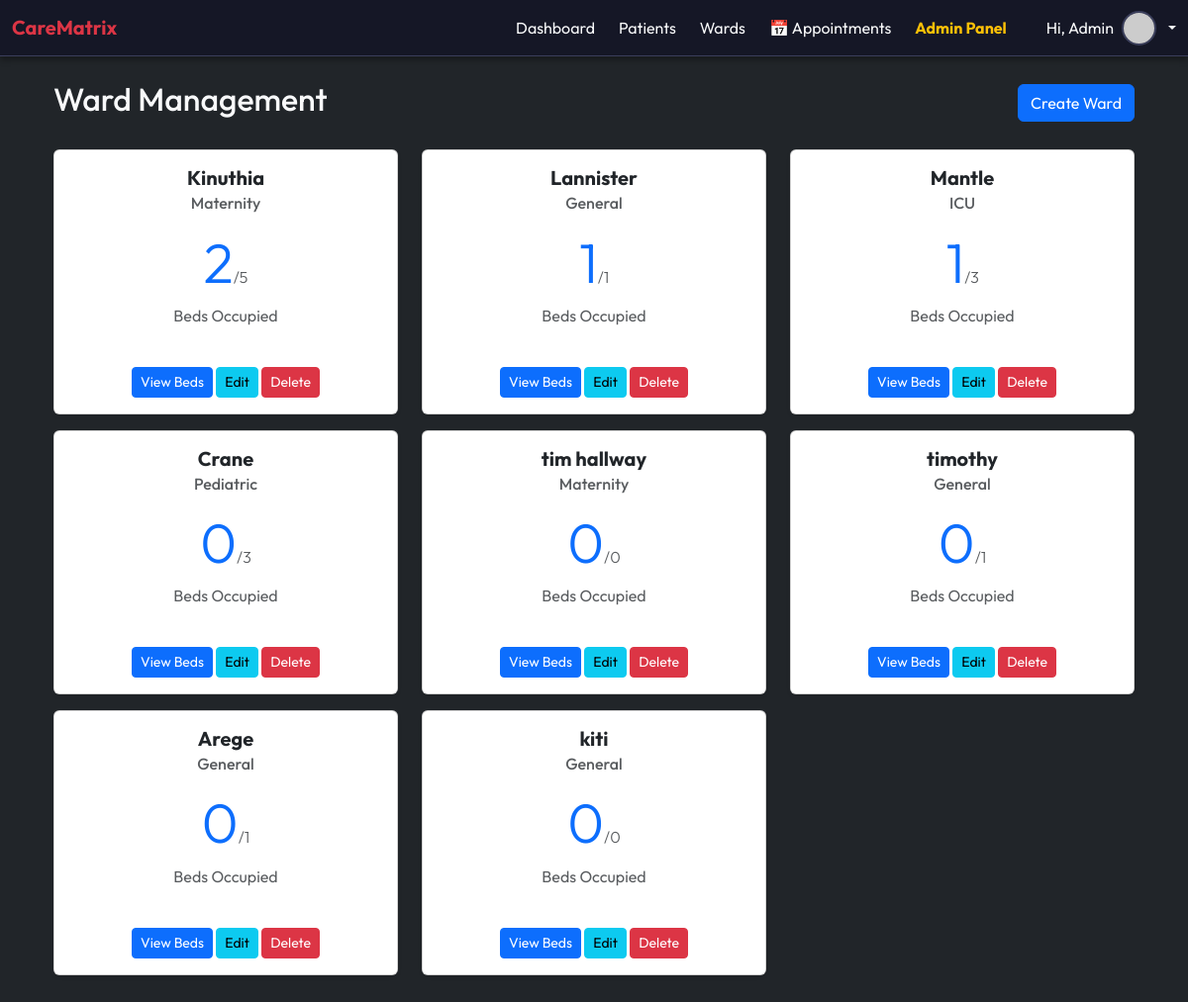
/patients/wards/ (signed in), run on the app's committed database.
### patients/models.py (models this page shows, shortened)
class Ward(models.Model):
    WARD_TYPES = (
        ('General', 'General'),
        ('ICU', 'ICU'),
        ('Maternity', 'Maternity'),
        ('Pediatric', 'Pediatric'),
    )
    name = models.CharField(max_length=100)
    ward_type = models.CharField(max_length=20, choices=WARD_TYPES, default='General')
    capacity = models.IntegerField(default=0)

### patients/views.py (the view)
# urls.py: path('wards/', views.ward_list, name='ward_list'),
@login_required
def ward_list(request):
    wards = Ward.objects.all()
    for ward in wards:
        ward.occupied_count = ward.beds.filter(is_occupied=True).count()
        ward.total_beds = ward.beds.count()
    return render(request, 'patients/ward_list.html', {'wards': wards})

### patients/templates/patients/ward_list.html (shortened to what this page needs)
{% extends "base.html" %}
{% block content %}
<div class="container mt-4">
    <div class="mt-4 pb-4">
         <div class="d-flex justify-content-between align-items-center mb-4">
            <h2 class="text-light">Ward Management</h2>
            <a href="{% url 'patients:ward_create' %}" class="btn btn-primary">
                 Create Ward
            </a>
        </div>
        <div class="row">
        {% for ward in wards %}
            <div class="col-md-4 mb-3">
                <div class="card shadow-sm h-100">
                    <div class="card-body text-center">
                        <h5 class="card-title fw-bold text-dark">{{ ward.name }}</h5>
                        <h6 class="card-subtitle mb-2 text-muted">{{ ward.ward_type }}</h6>
                        <div class="my-3">
                            <h2 class="display-4 text-primary">{{ ward.occupied_count }}<small class="text-muted fs-6">/{{ ward.total_beds }}</small></h2>
                            <p class="text-muted mb-0">Beds Occupied</p>
                        </div>
                    </div>
                    <div class="card-footer bg-white border-top-0 pb-3 text-center">
                        <a href="{% url 'patients:ward_detail' ward.pk %}" class="btn btn-primary btn-sm">View Beds</a>
                        <a href="{% url 'patients:ward_update' ward.pk %}" class="btn btn-info btn-sm">Edit</a>
                        <a href="{% url 'patients:ward_delete' ward.pk %}" class="btn btn-danger btn-sm">Delete</a>
                    </div>
                </div>
            </div>
        {% empty %}
            <div class="col-12">
                <div class="alert alert-warning">No wards have been added yet! You can add one. <a href="{% url 'patients:ward_create ' %}">Clock to create here</a></div>
            </div>
        {% endfor %}
        </div>
    </div>
</div>
{% endblock %}

### accounts/templates/base.html (style rules this page uses)
:root { --main-bg: #1B1E32; --card-bg: #282B40; --primary: #0d6efd; --accent: #dc3545; --text-color: #f8f9fa; --border-color: #3b3f5c; --nav-bg: #151726; }
body { font-family: 'Outfit', sans-serif; background: var(--main-bg); color: var(--text-color); min-height: 100vh; }

### data on the page
Ward: name "Kinuthia", ward_type "Maternity", occupied_count "2", total_beds "5"
Ward: name "Lannister", ward_type "General", occupied_count "1", total_beds "1"
Ward: name "Mantle", ward_type "ICU", occupied_count "1", total_beds "3"
Ward: name "Crane", ward_type "Pediatric", occupied_count "0", total_beds "3"
Ward: name "tim hallway", ward_type "Maternity", occupied_count "0", total_beds "0"
Ward: name "timothy", ward_type "General", occupied_count "0", total_beds "1"
Ward: name "Arege", ward_type "General", occupied_count "0", total_beds "1"
Ward: name "kiti", ward_type "General", occupied_count "0", total_beds "0"
